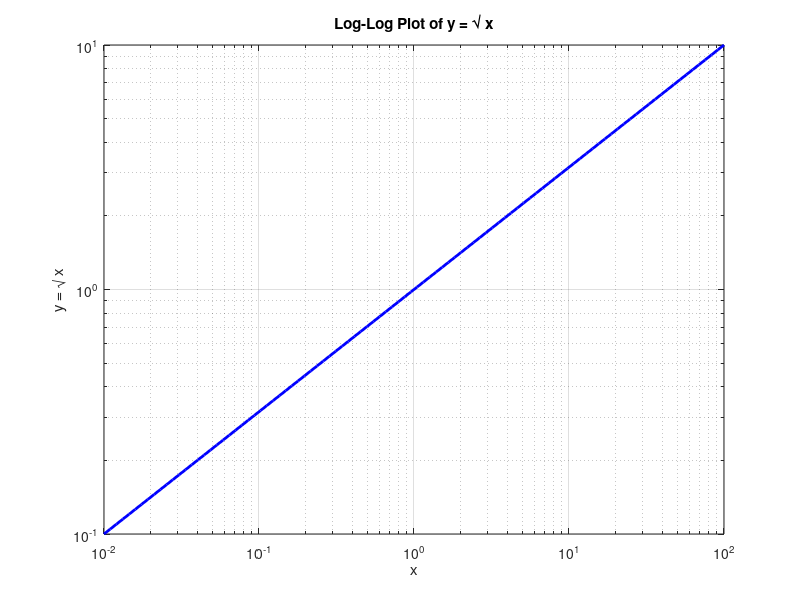

MATLAB code to generate this figure:
x = logspace(log10(0.01), log10(100), 100); % Logarithmically spaced values from 0.01 to 100

% Calculate the corresponding y values
y = sqrt(x);

% Create the log-log plot
figure;
loglog(x, y, 'b-', 'LineWidth', 2);
xlabel('x');
ylabel('y = \surd x');
title('Log-Log Plot of y = \surd x');
grid on;
